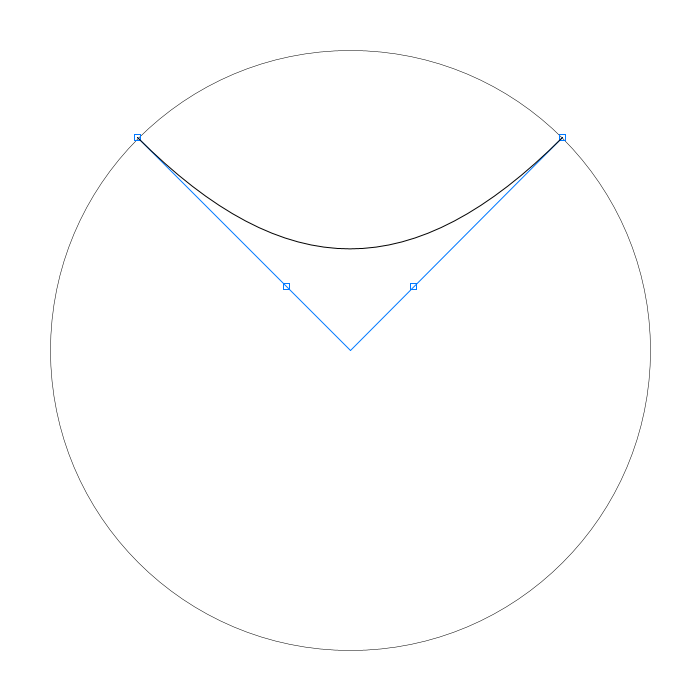
Frame 1 (no input)
Frame 60 (the mouse pressed at the canvas centre just before this capture): identical to frame 1, image omitted
Frame 120 (the mouse held since frame 60 and released just before this capture): identical to frame 1, image omitted

The Processing sketch that drew this single still picture (run headless with seeded random() and noise(); from frame 60 on, the mouse is pressed at the canvas centre):

// Processing sketch: processing_103741
// ── processing_103741.pde

/**
 * Demonstration of how a curved chord is drawn in a chord chart.
 * Drag the handles on the radius lines to change the "tension"
 * of the chord - how closely the chord conforms to the radius lines.
 *
 * Press a number key to "replicate" the curve, 0 to restore a single curve.
 * Replicating the curve provides a way to visualize how a full chord chart
 * would look with the current chord tension.
 *
 * Bruce Wilson, 5/7/2013
 */

// Size and distances
final static int kMargin = 100;
final static int kMarkSize = 6;

final static float angleNear = HALF_PI / 15.0;
final static float controlPointNear = 0.10;

int xCenter, yCenter;
int diameter, radius;

// Main parameters
float angle1 = PI + HALF_PI / 2.0;
float angle2 = angle1 + HALF_PI;

float tension = 0.70;

// Bookkeeping
int draggingWhat = 0;  // 0, 1 or 2
final static int DRAG_NOTHING = 0;
final static int DRAG_ANGLE1 = 1;
final static int DRAG_ANGLE2 = 2;

int replication = 0;  // 0-9

float mouseAngle = 0.0;
float mouseToCenter = 0.0;

// Setup
void setup() {
  size(700, 700);
  
  diameter = min(width, height) - kMargin;
  radius = diameter / 2;
  xCenter = width / 2;
  yCenter = height / 2;
  
  noFill();
  smooth();
  frameRate(30);
}

// Draw
void draw() {
  background(255);
  
  stroke(0, 0, 0); 
  strokeWeight(0.5);
  ellipse(xCenter, yCenter, diameter, diameter);

  stroke(0, 120, 255);
  strokeWeight(1.0);
  rectMode(CENTER);
  
  // Drag the mouse to change the angle and tension
  if ( mousePressed ) {
    handleMouseDrag();
  }
  
  // Line at angle 1
  float x1 = xCenter + radius * cos(angle1);
  float y1 = yCenter + radius * sin(angle1);
  line(xCenter, yCenter, x1, y1);
  rect(x1, y1, kMarkSize, kMarkSize);  // mark the endpoint
  
  // Second control point
  float x2 = lerp(x1, xCenter, tension);
  float y2 = lerp(y1, yCenter, tension);
  rect(x2, y2, kMarkSize, kMarkSize);
  
  // Line at angle 2
  float x4 = xCenter + radius * cos(angle2);
  float y4 = yCenter + radius * sin(angle2);
  line(xCenter, yCenter, x4, y4);
  rect(x4, y4, kMarkSize, kMarkSize);
  
  // Third control point
  float x3 = lerp(x4, xCenter, tension);
  float y3 = lerp(y4, yCenter, tension);
  rect(x3, y3, kMarkSize, kMarkSize);
  
  // The curve between the lines
  stroke(0, 0, 0);
  stroke(2.0);
  bezier(x1, y1, x2, y2, x3, y3, x4, y4);
  
  // Draw additional bezier curves if enabled
  if ( replication > 1 ) {
    float halfAngleDiff = abs(angle1 - angle2) / 2.0;
    float angleIncr = TWO_PI / (float)replication;
    
    float angle = min(angle1, angle2) + halfAngleDiff;
    for( int i = 0; i < replication; i++ ) {
      drawChord(angle - halfAngleDiff, angle + halfAngleDiff);
      angle += angleIncr;
    }
  }
}

void keyPressed() {
    // println("Key: " + key);
  if ( (key >= '0') && (key <= '9') ) {
    replication = int(key) - int('0');
  }
}

/**
 * Draw additional chords.
 */
void drawChord(float ang1, float ang2) {
  float x1 = xCenter + radius * cos(ang1);
  float y1 = yCenter + radius * sin(ang1);
  
  // Second control point
  float x2 = lerp(x1, xCenter, tension);
  float y2 = lerp(y1, yCenter, tension);
  
  // Line at angle 2
  float x4 = xCenter + radius * cos(ang2);
  float y4 = yCenter + radius * sin(ang2);
  
  // Third control point
  float x3 = lerp(x4, xCenter, tension);
  float y3 = lerp(y4, yCenter, tension);
  
  bezier(x1, y1, x2, y2, x3, y3, x4, y4);
}

/**
 * Track mouse position to change the angle and tension
 */
void handleMouseDrag() {
  mouseAngle = getMouseAngle();
  float mouseDistFromCenter = dist(xCenter, yCenter, mouseX, mouseY);
  mouseToCenter = 1.0 - mouseDistFromCenter / (float)radius;
  // println("mouseAngle=" + mouseAngle);
  
  // Start tracking which angle is being dragged
  if ( draggingWhat == DRAG_NOTHING ) {
    if ( isMouseNearAngle(angle1) ) {
      draggingWhat = DRAG_ANGLE1;
    } else if ( isMouseNearAngle(angle2) ) {
      draggingWhat = DRAG_ANGLE2;
    }
  }
  
  // Stop tracking if mouse goes outside circle (away from the angle line)
  if ( draggingWhat != DRAG_NOTHING ) {
    if ( !isMouseInCircle(mouseDistFromCenter) ) {
      draggingWhat = DRAG_NOTHING;
    }
  }
  
  // Change location of angle lines or control points
  // according to mouse movement
  if ( draggingWhat == DRAG_ANGLE1 ) {
    if ( isMouseNearControlPoint() ) {
      tension = mouseToCenter;
      tension = constrain(tension, 0.0, 1.0);
    } else {
      angle1 = mouseAngle;
      angle1 = constrain(angle1, 0.0, TWO_PI);
      // println("angle1=" + angle1);
    }
  } else if ( draggingWhat == DRAG_ANGLE2 ) {
    if ( isMouseNearControlPoint() ) {
      tension = mouseToCenter;
      tension = constrain(tension, 0.0, 1.0);
    } else {
      angle2 = mouseAngle;
      angle2 = constrain(angle2, 0.0, TWO_PI);
     // println("angle2=" + angle2);
    }
  }
}

void mouseReleased() {
  // println("Mouse released...");
  // Stop tracking which angle is being dragged
  draggingWhat = DRAG_NOTHING;
}

boolean isMouseNearAngle(float angle) {
  float mouseAngle = getMouseAngle();

  // Near the discontinuity (0, TWO_PI) in the angular values
  if ( (mouseAngle < angleNear) && (angle > (TWO_PI - angleNear)) ) {
    return true;
  }
  
  float angleDiff = mouseAngle - angle;
  return abs(angleDiff) < angleNear;
}

boolean isMouseNearControlPoint() {
  return abs(tension - mouseToCenter) < controlPointNear;
}

boolean isMouseInCircle(float distFromCenter) {
  return (distFromCenter < radius);
}

/**
 * Return the angle (in radians) of the mouse point relative to
 * the center of the chart.  Angles start clockwise from the
   * positive X axis.
 */
float getMouseAngle() {
  float distFromCenter = dist(xCenter, yCenter, mouseX, mouseY);
  // if ( ! isMouseInCircle(distFromCenter) ) return -1.0;

  // Using arc cosine give x and hypotenuse (dist from center)
  float angle = acos((mouseX - xCenter) / distFromCenter);

  // Reverse the angle if it's greater than PI (upper half of the circle
  // if drawing counterclockwise from right).
  //
  // This takes into account the y component of the mouse position: the
  // arccosine function only accounts for the x component.
  //
  if ( (mouseY - yCenter) < 0 ) angle = TWO_PI - angle;

  return angle;
}
